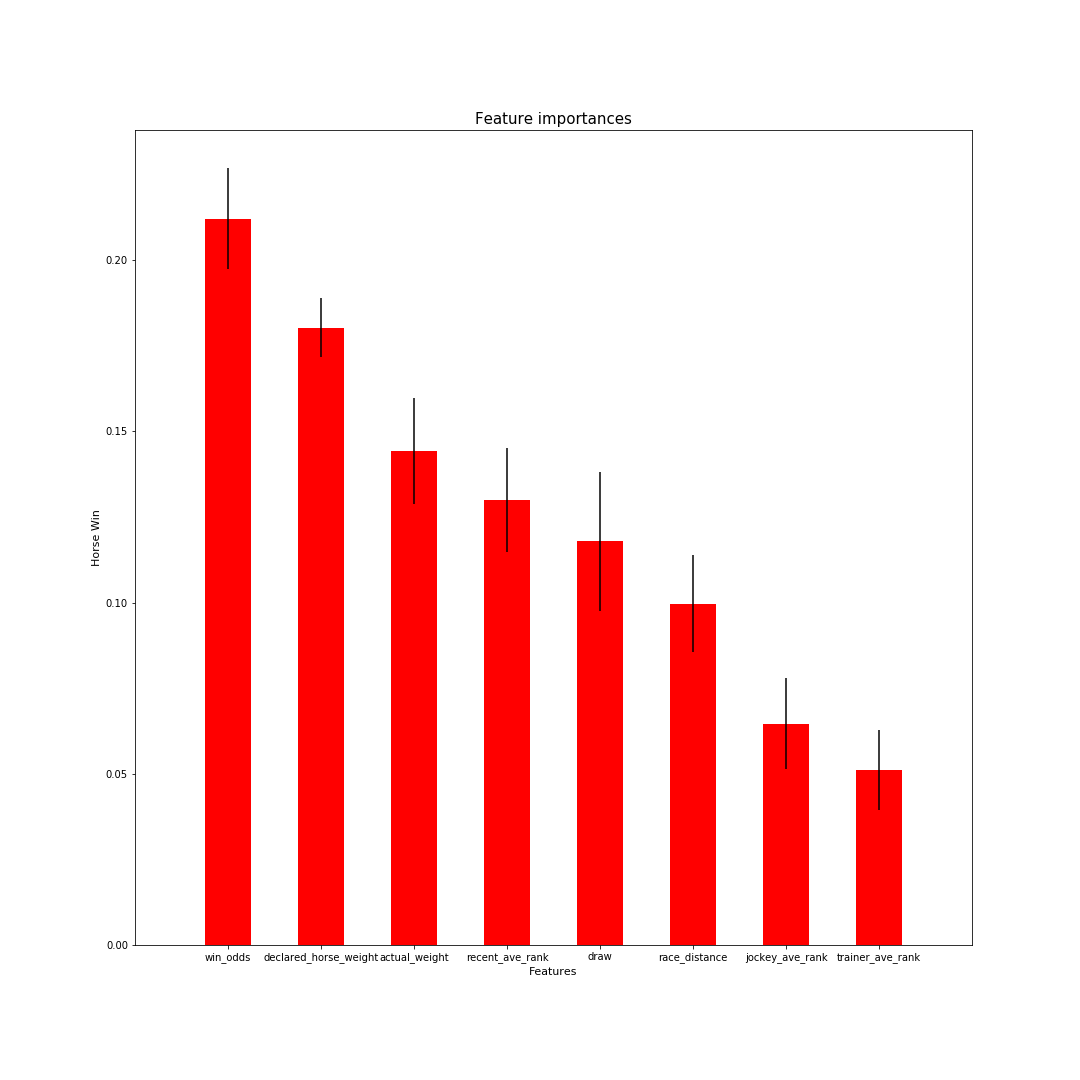

Generate this figure with Python:
import numpy as np
import matplotlib.pyplot as plt
import pandas as pd
from sklearn.ensemble import ExtraTreesClassifier

data = pd.read_csv('../data/training.csv')

labels = ['recent_ave_rank', 'draw', 'race_distance', 'trainer_ave_rank', 'jockey_ave_rank', 'actual_weight', 'declared_horse_weight', 'win_odds']
X = data[['recent_ave_rank', 'draw', 'race_distance', 'trainer_ave_rank', 'jockey_ave_rank', 'actual_weight', 'declared_horse_weight', 'win_odds']].values
y = data[['HorseWin']].values.ravel()

forest = ExtraTreesClassifier(n_estimators=250, random_state=0)
forest.fit(X, y)
importances = forest.feature_importances_
std = np.std([tree.feature_importances_ for tree in forest.estimators_], axis=0)
indices = np.argsort(importances)[::-1]

x_labels = []
for idx in indices:
    x_labels.append(labels[idx])

plt.figure(figsize=(15, 15))
plt.title("Feature importances", size=15)
plt.bar(range(X.shape[1]), importances[indices], color="r", yerr=std[indices], align="center", width=0.5)

plt.xticks(range(X.shape[1]), x_labels)
plt.xlim([-1, X.shape[1]])
plt.xlabel('Features', size=11)
plt.ylabel('Horse Win', size=11)
plt.savefig('bar_chart.png')
plt.show()